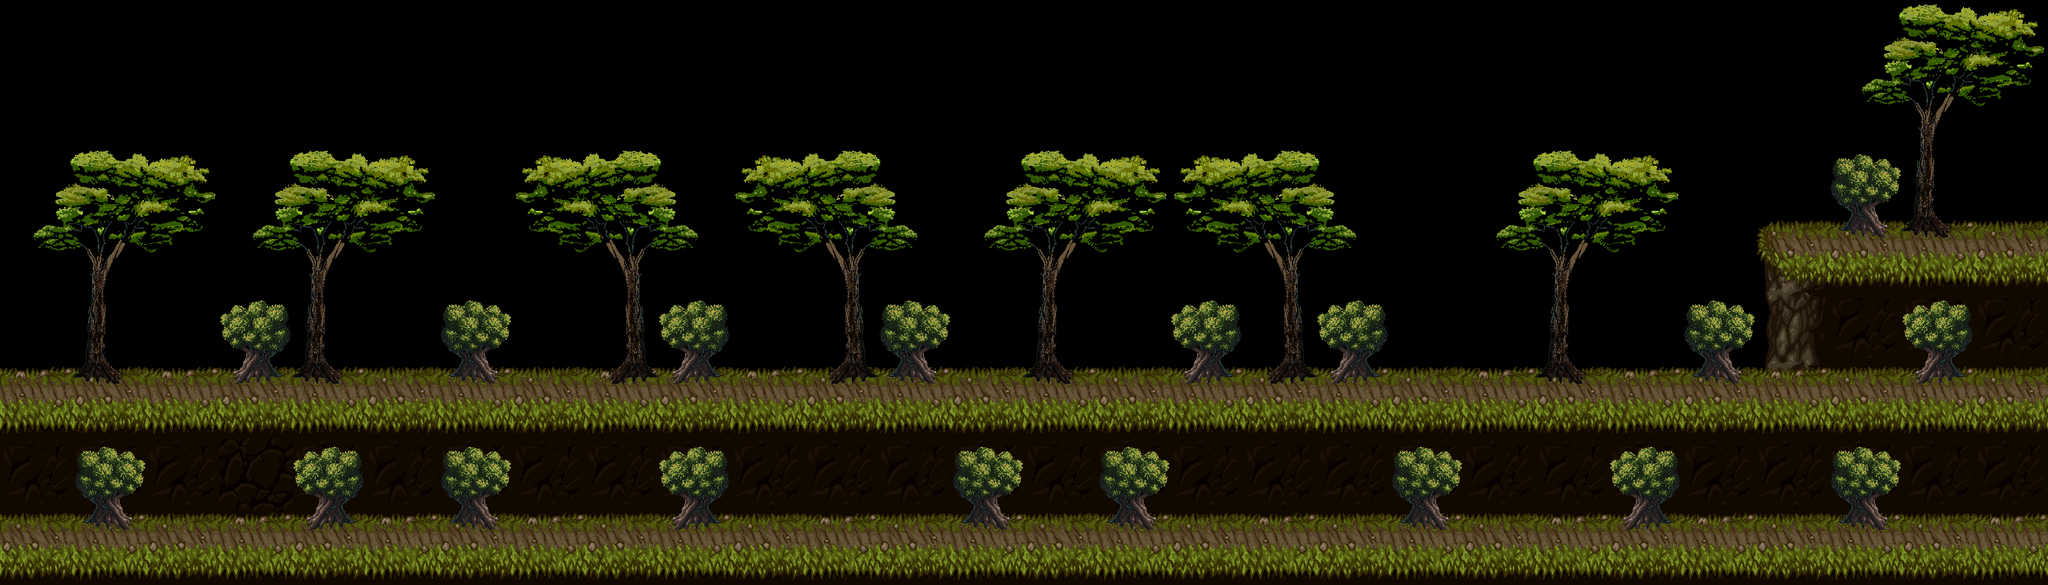

This is a level from a 2D game, rendered from its Tiled map with the project's own tilesets. A one-line summary and the map file follow, with tile-layer data summarised:
An orthogonal 28x8 tile map with 128x128 px tiles, 3 tile layers (Terrain Background, CollisionTop, Background).

<map version="1.0" orientation="orthogonal" width="28" height="8" tilewidth="128" tileheight="128">
 <tileset firstgid="1" name="tiles_aubrey" tilewidth="128" tileheight="128">
  <image source="tiles_aubrey.png" width="2048" height="2048" />
 </tileset>
 <layer name="Terrain Background" width="28" height="8">
  <data>[224 cells, 64 non-empty, 3 distinct tile ids]</data>
 </layer>
 <layer name="CollisionTop" width="28" height="8">
  <data>[224 cells, 60 non-empty, 3 distinct tile ids]</data>
 </layer>
 <layer name="Background" width="28" height="8">
  <data>[224 cells, 120 non-empty, 14 distinct tile ids]</data>
 </layer>
</map>
